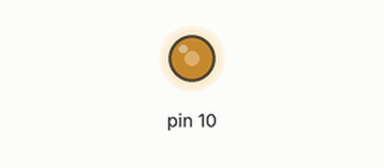
The sketch below on a simulated Arduino Uno, built with avr-gcc and run on an emulated ATmega328P. On the bench: output pins drawn as LEDs (lit = HIGH). Random numbers use the default seed unless the sketch sets one.

Above: at 0.04 s.
At 9.3 s:
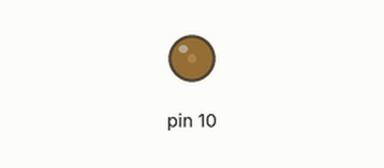
At 39.77 s:
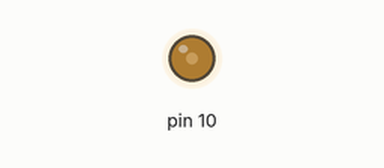
Timing chart, 0 to 40.0 s (numbered marks = the images above):
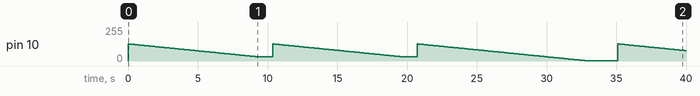

The sketch:

redstone_ore.ino
```cpp
//redstone ore lights up when activated for 68.27 seconds average.
//
int time = 12300; // eg 12.3 seconds would be 12300
int decay = time/128;

void setup() {

  pinMode(10, OUTPUT);

}

void loop() {
  int rand = random(3);

  for(int bright = 128; bright > 0; bright--) {
    analogWrite(10, bright);
    delay(decay);
    if ( bright == 32 && rand == 1) {
      break;
    }
  }
  delay(1050 * rand); //time before lights turn on
}
```

Measured:
- by itself, pin 10: 0/255 → 128/255 at 0.00 s, → 127/255 0.10 s later, → 126/255 0.10 s later, → 125/255 0.10 s later, … (373 changes in this stretch)
